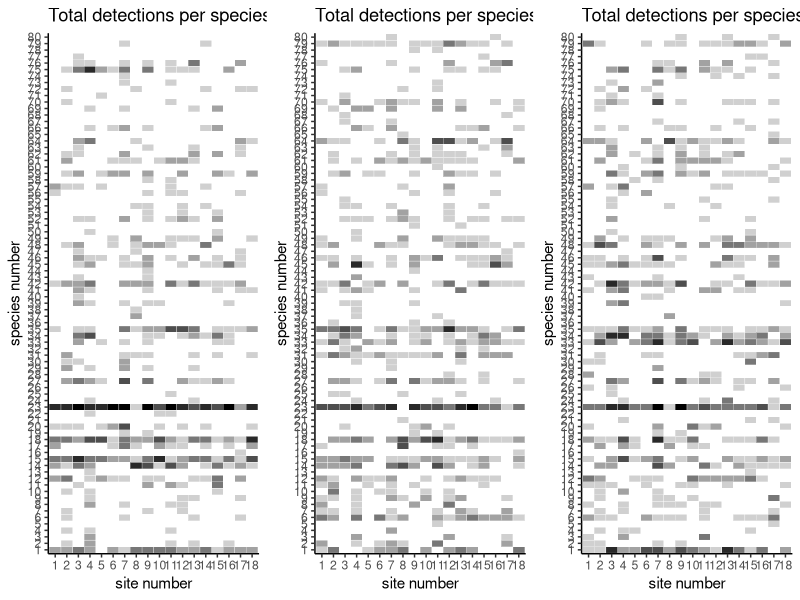

This chart was generated by the following R code:
library(reshape2)
library(tidyverse)

# read data
mydata <- read.csv("./data/pollinator_data.csv")

# perform some initial filters on the unfinished prelim data
mydata_filtered <- mydata %>% 
  
  # Filter by CLADE. 
  # NA's are specimens that haven't been identified yet. 
  # There are also specimens labelled "Other" if we collected them but they were not bees or hoverflies
  filter(CLADE %in% c("Anthophila", "Syrphidae")) %>%
  
  # Filter by SPECIES
  # Remove honeybees from our preliminary analysis
  filter(!SPECIES %in% c("Apis mellifera","undetermined", "undetermined/unconfirmed ID"))  %>%
  
  # Reduce sampling rounds in year 1 by 1 (they start at 2 since we did a weird prelim survey first)
  mutate(SAMPLING_ROUND = as.integer(ifelse(YEAR==1, as.integer(SAMPLING_ROUND) - 1, as.integer(SAMPLING_ROUND)))) 

## --------------------------------------------------
## Transform into detection non detection data

# rbind data from different years
df <- mydata_filtered %>%
  
  # convert to binary detections
  group_by(SPECIES, SITE, YEAR, SAMPLING_ROUND) %>%
  slice(1) %>%
  ungroup() %>%
  
  # remove species detected on < 2 unique occassions
  group_by(SPECIES) %>%
  add_tally() %>%
  rename(unique_detections = n) %>%
  filter(unique_detections > 1) %>%
  ungroup() %>%
  
  # change SITE to factor for left_join with HABITAT_CATEGORY created below
  mutate(SITE = as.factor(SITE))

# add habitat_category of sites
# make a new dataframe with site names and cats
SITE <- levels(as.factor(df$SITE))
HABITAT_CATEGORY <- c(0,0,1,1,0,0,1,1,1, # 9 mowed sites 
                      0,1,1,1,0,0,0,1,0) # and 9 meadow sites

habitats_df <- as.data.frame(cbind(SITE, HABITAT_CATEGORY))

# join HABITAT_CATEGORY of sites with df by SITE
df_joined <- left_join(df, habitats_df, by = "SITE")

## Get unique species and sites
# create an alphabetized list of all species encountered across all sites*intervals*visits
species_list <- df_joined %>%
  group_by(SPECIES) %>%
  slice(1) %>% # take one row per species (the name of each species)
  ungroup() %>%
  select(SPECIES) # extract species names column as vector

# create an alphabetized list of all sites
site_list <- df_joined %>%
  group_by(SITE) %>%
  slice(1) %>% # take one row per species (the name of each species)
  ungroup() %>%
  select(SITE) # extract species names column as vector

# get vectors of species, sites, intervals, and visits 
species_vector <- species_list %>%
  pull(SPECIES)

site_vector <- site_list %>%
  pull(SITE)

year_vector <- as.vector(levels(as.factor(df$YEAR)))

visit_vector <- as.vector(levels(as.factor(df$SAMPLING_ROUND)))

# find study dimensions from the pooled data
n_species <- length(species_vector)

n_sites <- length(site_vector)

n_years <- length(levels(as.factor(df$YEAR)))

n_visits <- length(levels(as.factor(df$SAMPLING_ROUND)))

## --------------------------------------------------
## Now we are ready to create the detection matrix, V

## --------------------------------------------------
## Now we are ready to create the detection matrix, V

df_joined <- df_joined %>%
  mutate(y = 1) %>%
  arrange(SAMPLING_ROUND, YEAR, SITE, SPECIES) %>% # arrange opposite to array fill 
  # need numeric versions of species, site, year, and visit
  mutate(SPECIES_numeric = as.numeric(as.factor(SPECIES)),
         SITE_numeric = as.numeric(as.factor(SITE)),
         YEAR_numeric = as.numeric(as.factor(YEAR)),
         SAMPLING_ROUND_numeric = as.numeric(as.factor(SAMPLING_ROUND)))

# prepare array and prefill with NA's
V <- array(data = 0, dim = c(n_species, n_sites, n_years, n_visits))

# fill array with detection / nondetection data
for(i in 1:nrow(df_joined)){
  V[df_joined$SPECIES_numeric[i], df_joined$SITE_numeric[i], 
    df_joined$YEAR_numeric[i], df_joined$SAMPLING_ROUND_numeric[i]] <- df_joined$y[i]
}

array_fill_check <- sum(V) - nrow(df_joined) # quick check that they're identical # should be 0

if(array_fill_check != 0){
  print("WARNING: filled array is inconsistent with number of detections in the 2D datasheet!")
}

# visualize the real detection matrix (number of detections per species/site/year)
V2 <- array(data = 0, dim = c(n_species, n_sites, n_years))

for(i in 1:n_species){
  for(j in 1:n_sites){
    for(k in 1:n_years){
      V2[i,j,k] = sum(V[i,j,k,1:n_visits])
    }
  }
}

df_melted_year1 <- melt(V2[1:n_species,1:n_sites,1])
colnames(df_melted_year1)[1] <- "species"
colnames(df_melted_year1)[2] <- "site"
colnames(df_melted_year1)[3] <- "detections"

df_melted_year2 <- melt(V2[1:n_species,1:n_sites,2])
colnames(df_melted_year2)[1] <- "species"
colnames(df_melted_year2)[2] <- "site"
colnames(df_melted_year2)[3] <- "detections"

df_melted_year3 <- melt(V2[1:n_species,1:n_sites,3])
colnames(df_melted_year3)[1] <- "species"
colnames(df_melted_year3)[2] <- "site"
colnames(df_melted_year3)[3] <- "detections"

detections_heatmap_plot_year1 <-
  ggplot(df_melted_year1, aes(as.factor(site), as.factor(species))) +
  geom_tile(aes(fill = detections), colour = "white") +
  scale_fill_gradient(low = "white", high = "black") +
  labs(x = "site number", y = "species number") +
  theme_bw() +
  theme(legend.position = "none",
        panel.border = element_blank(), panel.grid.major = element_blank(),
        panel.grid.minor = element_blank(), axis.line = element_line(colour = "black")) +
  ggtitle("Total detections per species/site 2021")

detections_heatmap_plot_year2 <-
  ggplot(df_melted_year2, aes(as.factor(site), as.factor(species))) +
  geom_tile(aes(fill = detections), colour = "white") +
  scale_fill_gradient(low = "white", high = "black") +
  labs(x = "site number", y = "species number") +
  theme_bw() +
  theme(legend.position = "none",
        panel.border = element_blank(), panel.grid.major = element_blank(),
        panel.grid.minor = element_blank(), axis.line = element_line(colour = "black")) +
  ggtitle("Total detections per species/site 2022")

detections_heatmap_plot_year3 <-
  ggplot(df_melted_year3, aes(as.factor(site), as.factor(species))) +
  geom_tile(aes(fill = detections), colour = "white") +
  scale_fill_gradient(low = "white", high = "black") +
  labs(x = "site number", y = "species number") +
  theme_bw() +
  theme(legend.position = "none",
        panel.border = element_blank(), panel.grid.major = element_blank(),
        panel.grid.minor = element_blank(), axis.line = element_line(colour = "black")) +
  ggtitle("Total detections per species/site 2021")

gridExtra::grid.arrange(
  detections_heatmap_plot_year1, detections_heatmap_plot_year2, detections_heatmap_plot_year3,
  nrow=1)
